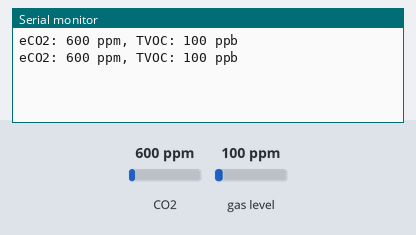
This sketch was run on a simulated Arduino Uno, built with avr-gcc and run on an emulated ATmega328P. Shown: the last lines printed to the serial monitor. The test bench sets the inputs (shaded band); at power-on: CO2 600 ppm, gas level 100 ppm.

Above: at 1.8 s.
1.9 s: CO2 set to 452 ppm
At 2.8 s:
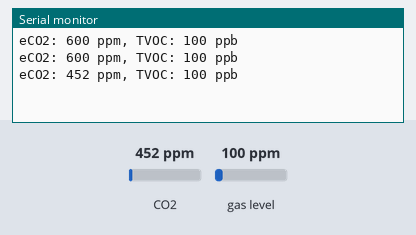
3.4 s: gas level set to 20 ppm
At 4.7 s:
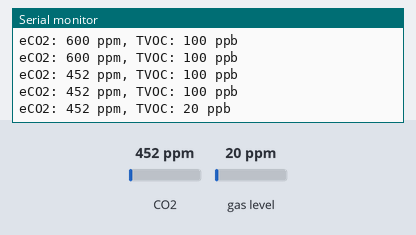
4.9 s: CO2 set to 1050 ppm
At 5.7 s:
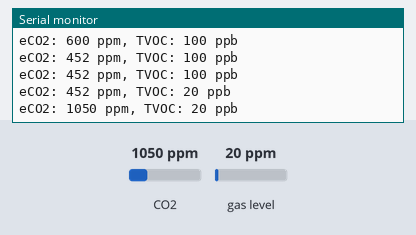
Timing chart, 0 to 7.9 s (numbered marks = the images above; inputs shaded):
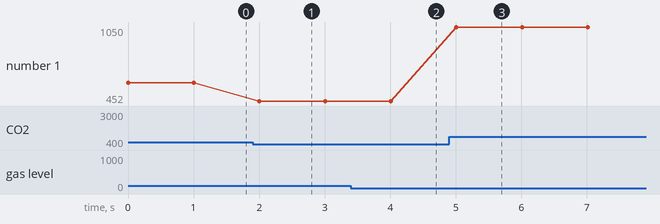

The sketch:

ccs811.ino
```cpp
#include <Adafruit_CCS811.h>

Adafruit_CCS811 ccs;

void setup() {
  Serial.begin(115200);
  if (!ccs.begin()) {
    Serial.println("CCS811 not found - check SDA/SCL and that WAK is on GND");
    while (true) delay(10);
  }
  while (!ccs.available()) delay(10);
}

void loop() {
  if (ccs.available() && !ccs.readData()) {
    Serial.print("eCO2: ");
    Serial.print(ccs.geteCO2());
    Serial.print(" ppm, TVOC: ");
    Serial.print(ccs.getTVOC());
    Serial.println(" ppb");
  }
  delay(1000);
}
```

Measured:
- after the input at 1.9 s, the serial monitor: prints a new line after 0.10 s (image 1)
- after the input at 3.4 s, the serial monitor: prints a new line after 0.61 s (image 2)
- after the input at 4.9 s, the serial monitor: prints a new line after 0.11 s (image 3)
- plotted number 1: 600 → 452 after the input at 1.9 s, 452 → 1050 after the input at 4.9 s
